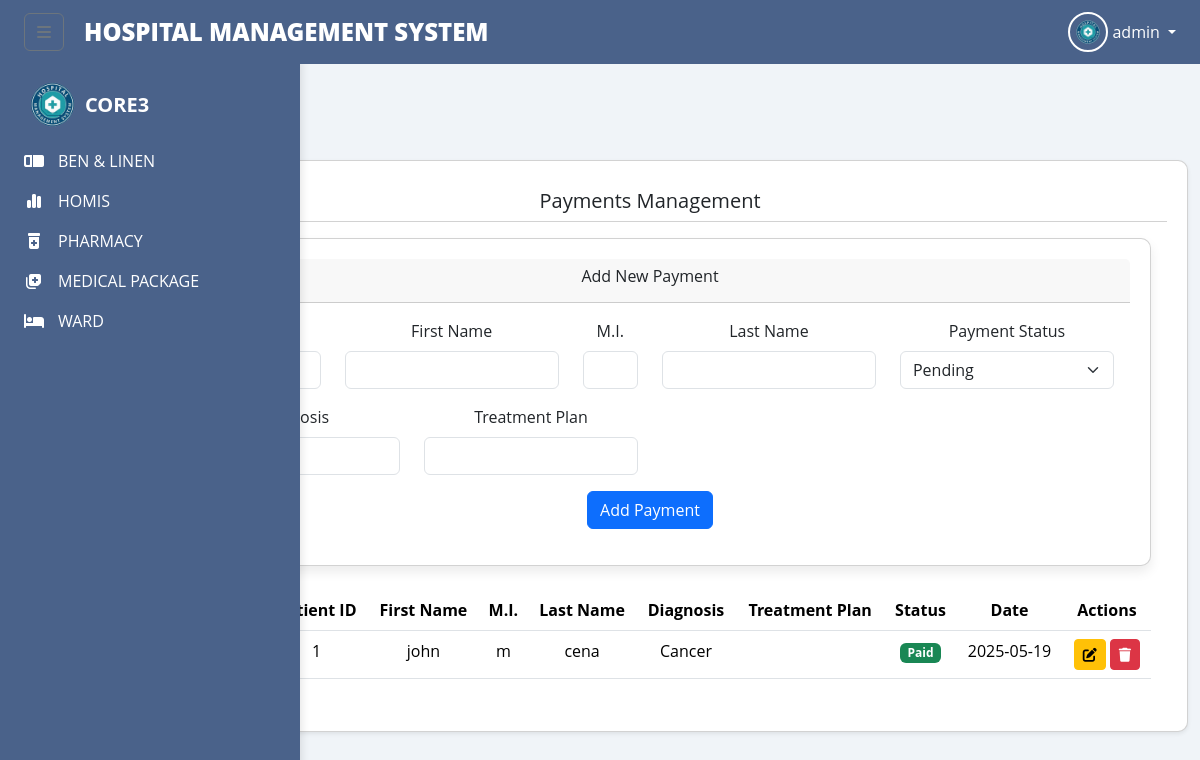
The page /pharmacy_prescriptions.php (signed in) on the database its author committed.
### tables this page shows
CREATE TABLE `payments` (
  `payment_id` int(11) NOT NULL,
  `patient_id` varchar(50) NOT NULL,
  `first_name` varchar(100) NOT NULL,
  `middle_initial` char(1) DEFAULT NULL,
  `last_name` varchar(100) NOT NULL,
  `diagnosis` varchar(255) DEFAULT NULL,
  `payment_status` enum('pending','paid','cancelled') NOT NULL DEFAULT 'pending',
  `bill_id` int(11) DEFAULT NULL,
  `amount` decimal(10,2) NOT NULL,
  `payment_date` datetime NOT NULL,
  `payment_method` enum('Cash','Credit Card','Insurance','Other') NOT NULL,
  `reference_number` varchar(50) DEFAULT NULL,
  `received_by` int(11) DEFAULT NULL,
  `created_at` timestamp NOT NULL DEFAULT current_timestamp()
);

### pharmacy_prescriptions.php (the view, shortened to what this page needs)
<?php
$servername = "localhost";
$username = "root";
$password = "";
$dbname = "core3";
$conn = new mysqli($servername, $username, $password, $dbname);
$create_prescriptions = "CREATE TABLE IF NOT EXISTS pharmacy_prescriptions (
    prescription_id INT AUTO_INCREMENT PRIMARY KEY,
    patient_name VARCHAR(255) NOT NULL,
    doctor VARCHAR(255) NOT NULL,
    prescription_date DATE NOT NULL,
    status ENUM('pending', 'filled', 'rejected') DEFAULT 'pending',
    dispensed_by VARCHAR(255),
    dispensing_date DATE,
    notes TEXT,
    created_at TIMESTAMP DEFAULT CURRENT_TIMESTAMP
)";
$conn->query($create_prescriptions);
$create_prescription_items = "CREATE TABLE IF NOT EXISTS pharmacy_prescription_items (
    item_id INT AUTO_INCREMENT PRIMARY KEY,
    prescription_id INT NOT NULL,
    medicine_id INT NOT NULL,
    medicine_name VARCHAR(255) NOT NULL,
    quantity INT NOT NULL,
    instructions TEXT,
    FOREIGN KEY (prescription_id) REFERENCES pharmacy_prescriptions(prescription_id),
    FOREIGN KEY (medicine_id) REFERENCES pharmacy_inventory(medicine_id)
)";
$conn->query($create_prescription_items);
$create_sales = "CREATE TABLE IF NOT EXISTS pharmacy_sales (
    sale_id INT AUTO_INCREMENT PRIMARY KEY,
    prescription_id INT,
    patient_name VARCHAR(255) NOT NULL,
    sale_date DATE NOT NULL,
    total_amount DECIMAL(10,2) NOT NULL,
    payment_method VARCHAR(50) NOT NULL,
    created_by VARCHAR(255) NOT NULL,
    created_at TIMESTAMP DEFAULT CURRENT_TIMESTAMP,
    FOREIGN KEY (prescription_id) REFERENCES pharmacy_prescriptions(prescription_id)
)";
$conn->query($create_sales);
$create_sale_items = "CREATE TABLE IF NOT EXISTS pharmacy_sale_items (
    item_id INT AUTO_INCREMENT PRIMARY KEY,
    sale_id INT NOT NULL,
    medicine_id INT NOT NULL,
    medicine_name VARCHAR(255) NOT NULL,
    quantity INT NOT NULL,
    unit_price DECIMAL(10,2) NOT NULL,
    total_price DECIMAL(10,2) NOT NULL,
    FOREIGN KEY (sale_id) REFERENCES pharmacy_sales(sale_id),
    FOREIGN KEY (medicine_id) REFERENCES pharmacy_inventory(medicine_id)
)";
$conn->query($create_sale_items);
$create_payments = "CREATE TABLE IF NOT EXISTS payments (
    payment_id INT AUTO_INCREMENT PRIMARY KEY,
    patient_id VARCHAR(50) NOT NULL,
    first_name VARCHAR(100) NOT NULL,
    middle_initial CHAR(1),
    last_name VARCHAR(100) NOT NULL,
    payment_status ENUM('pending', 'paid', 'cancelled') NOT NULL DEFAULT 'pending',
    created_at TIMESTAMP DEFAULT CURRENT_TIMESTAMP
)";
$conn->query($create_payments);
try {
    $conn->query("ALTER TABLE payments ADD COLUMN patient_id VARCHAR(50) NOT NULL AFTER payment_id");
} catch (mysqli_sql_exception $e) {
}
$payments = [];
$result = $conn->query("SELECT * FROM payments ORDER BY created_at DESC");
if ($result && $result->num_rows > 0) {
    while ($row = $result->fetch_assoc()) {
        $payments[] = $row;
    }
}
?>
<!DOCTYPE html>
<html lang="en">
<head>
    <link href="https://cdn.jsdelivr.net/npm/bootstrap@5.3.3/dist/css/bootstrap.min.css" rel="stylesheet">
    <link rel="stylesheet" href="https://cdnjs.cloudflare.com/ajax/libs/font-awesome/6.5.2/css/all.min.css">
    <link href='https://unpkg.com/boxicons@2.1.4/css/boxicons.min.css' rel='stylesheet'>
    <link rel="stylesheet" href="../components/tm.css">
</head>
<body>
    <?php include_once 'index.php'; ?>
    <div class="main-content">
        <div class="container-fluid">
            <div class="row">
                <div class="col-12">
                    <div class="card shadow-sm">
                        <div class="card-header bg-white">
                            <h5 class="mb-0">Payments Management</h5>
                        </div>
                        <div class="card-body">
                            <div class="card mb-4">
                                <div class="card-header">
                                    <h6>Add New Payment</h6>
                                </div>
                                <div class="card-body">
                                    <form method="POST" action="">
                                        <div class="row">
                                            <div class="col-md-2 mb-3">
                                                <label class="form-label">Patient ID</label>
                                            </div>
                                            <div class="col-md-3 mb-3">
                                                <label class="form-label">First Name</label>
                                                <input type="text" name="first_name" class="form-control" required>
                                            </div>
                                            <div class="col-md-1 mb-3">
                                                <label class="form-label">M.I.</label>
                                                <input type="text" name="middle_initial" class="form-control" maxlength="1">
                                            </div>
                                            <div class="col-md-3 mb-3">
                                                <label class="form-label">Last Name</label>
                                                <input type="text" name="last_name" class="form-control" required>
                                            </div>
                                            <div class="col-md-3 mb-3">
                                                <label class="form-label">Payment Status</label>
                                                <select name="payment_status" class="form-select" required>
                                                    <option value="pending">Pending</option>
                                                </select>
                                            </div>
                                            <div class="col-md-3 mb-3">
                                                <label class="form-label">Diagnosis</label>
                                            </div>
                                            <div class="col-md-3 mb-3">
                                                <label class="form-label">Treatment Plan</label>
                                                <input type="text" name="treatment_plan" class="form-control">
                                            </div>
                                        </div>
                                        <button type="submit" name="add_payment" class="btn btn-primary">Add Payment</button>
                                    </form>
                                </div>
                            </div>
                            <div class="table-responsive">
                                <table class="table table-hover">
                                    <thead>
                                        <tr>
                                            <th>Payment ID</th>
                                            <th>Patient ID</th>
                                            <th>First Name</th>
                                            <th>M.I.</th>
                                            <th>Last Name</th>
                                            <th>Diagnosis</th>
                                            <th>Treatment Plan</th>
                                            <th>Status</th>
                                            <th>Date</th>
                                            <th>Actions</th>
                                        </tr>
                                    </thead>
                                    <tbody>
                                        <?php foreach ($payments as $payment): ?>
                                        <tr>
                                            <td><?php echo $payment['payment_id']; ?></td>
                                            <td><?php echo htmlspecialchars($payment['patient_id']); ?></td>
                                            <td><?php echo htmlspecialchars($payment['first_name']); ?></td>
                                            <td><?php echo htmlspecialchars($payment['middle_initial']); ?></td>
                                            <td><?php echo htmlspecialchars($payment['last_name']); ?></td>
                                            <td><?php echo htmlspecialchars($payment['diagnosis']); ?></td>
                                            <td><?php echo htmlspecialchars($payment['treatment_plan']); ?></td>
                                            <td>
                                                <?php if ($payment['payment_status'] == 'paid'): ?>
                                                    <span class="badge bg-success">Paid</span>
                                                <?php elseif ($payment['payment_status'] == 'pending'): ?>
                                                    <span class="badge bg-warning">Pending</span>
                                                <?php elseif ($payment['payment_status'] == 'cancelled'): ?>
                                                    <span class="badge bg-danger">Cancelled</span>
                                                <?php endif; ?>
                                            </td>
                                            <td><?php echo date('Y-m-d', strtotime($payment['created_at'])); ?></td>
                                            <td>
                                                <button class="btn btn-sm btn-warning" onclick="editPayment(<?php echo htmlspecialchars(json_encode($payment)); ?>)"><i class="fas fa-edit"></i></button>
                                                <form method="POST" action="" style="display:inline;" onsubmit="return confirm('Are you sure you want to delete this payment?');">
                                                    <button type="submit" name="delete_payment" class="btn btn-sm btn-danger"><i class="fas fa-trash"></i></button>
                                                </form>
                                            </td>
                                        </tr>
                                        <?php endforeach; ?>
                                    </tbody>
                                </table>
                            </div>
                        </div>
                    </div>
                </div>
            </div>
        </div>
    </div>
</body>
</html>

### index.php (style rules this page uses)
body { font-family: 'Open Sans', sans-serif; background-color: #F0F4F8; }
.main-content { margin-left: 0; transition: margin-left 0.3s; padding-top: 64px; }
#sidebar:not(.collapsed) ~ .main-content { margin-left: 100px; }
.card { background-color: #fff; border-radius: 10px; box-shadow: 0 6px 12px rgba(0,0,0,0.08); padding: 20px; flex: 1 1 250px; text-align: center; transition: transform 0.3s, box-shadow 0.3s; }

### rows shown on the page
payments: patient "1", first_name "john", middle_initial "m", last_name "cena", diagnosis "Cancer", payment_status "Paid", created_at "2025-05-19"

### other values the page prints
$_SESSION['account_type'] "admin"
